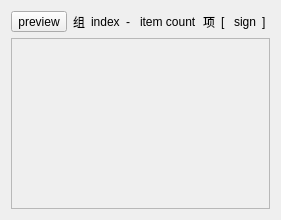
<?xml version="1.0" encoding="UTF-8"?>
<ui version="4.0">
 <class>Form</class>
 <widget class="QWidget" name="Form">
  <property name="geometry">
   <rect>
    <x>0</x>
    <y>0</y>
    <width>281</width>
    <height>220</height>
   </rect>
  </property>
  <property name="windowTitle">
   <string>Form</string>
  </property>
  <layout class="QVBoxLayout" name="verticalLayout">
   <item>
    <layout class="QHBoxLayout" name="horizontalLayout">
     <item>
      <widget class="QToolButton" name="toolButton_preview">
       <property name="text">
        <string>preview</string>
       </property>
      </widget>
     </item>
     <item>
      <widget class="QLabel" name="label">
       <property name="text">
        <string>组</string>
       </property>
      </widget>
     </item>
     <item>
      <widget class="QLabel" name="label_index">
       <property name="text">
        <string>index</string>
       </property>
      </widget>
     </item>
     <item>
      <widget class="QLabel" name="label_3">
       <property name="text">
        <string>-</string>
       </property>
      </widget>
     </item>
     <item>
      <widget class="QLabel" name="label_item_count">
       <property name="text">
        <string>item count</string>
       </property>
      </widget>
     </item>
     <item>
      <widget class="QLabel" name="label_5">
       <property name="text">
        <string>项</string>
       </property>
      </widget>
     </item>
     <item>
      <widget class="QLabel" name="label_6">
       <property name="text">
        <string>[</string>
       </property>
      </widget>
     </item>
     <item>
      <widget class="QLabel" name="label_sign">
       <property name="text">
        <string>sign</string>
       </property>
      </widget>
     </item>
     <item>
      <widget class="QLabel" name="label_8">
       <property name="text">
        <string>]</string>
       </property>
      </widget>
     </item>
    </layout>
   </item>
   <item>
    <widget class="QScrollArea" name="scrollArea_similar_group">
     <property name="widgetResizable">
      <bool>true</bool>
     </property>
     <widget class="QWidget" name="scrollAreaWidgetContents_similar_group">
      <property name="geometry">
       <rect>
        <x>0</x>
        <y>0</y>
        <width>261</width>
        <height>171</height>
       </rect>
      </property>
      <layout class="QHBoxLayout" name="horizontalLayout_2"/>
     </widget>
    </widget>
   </item>
  </layout>
 </widget>
 <resources/>
 <connections/>
</ui>
